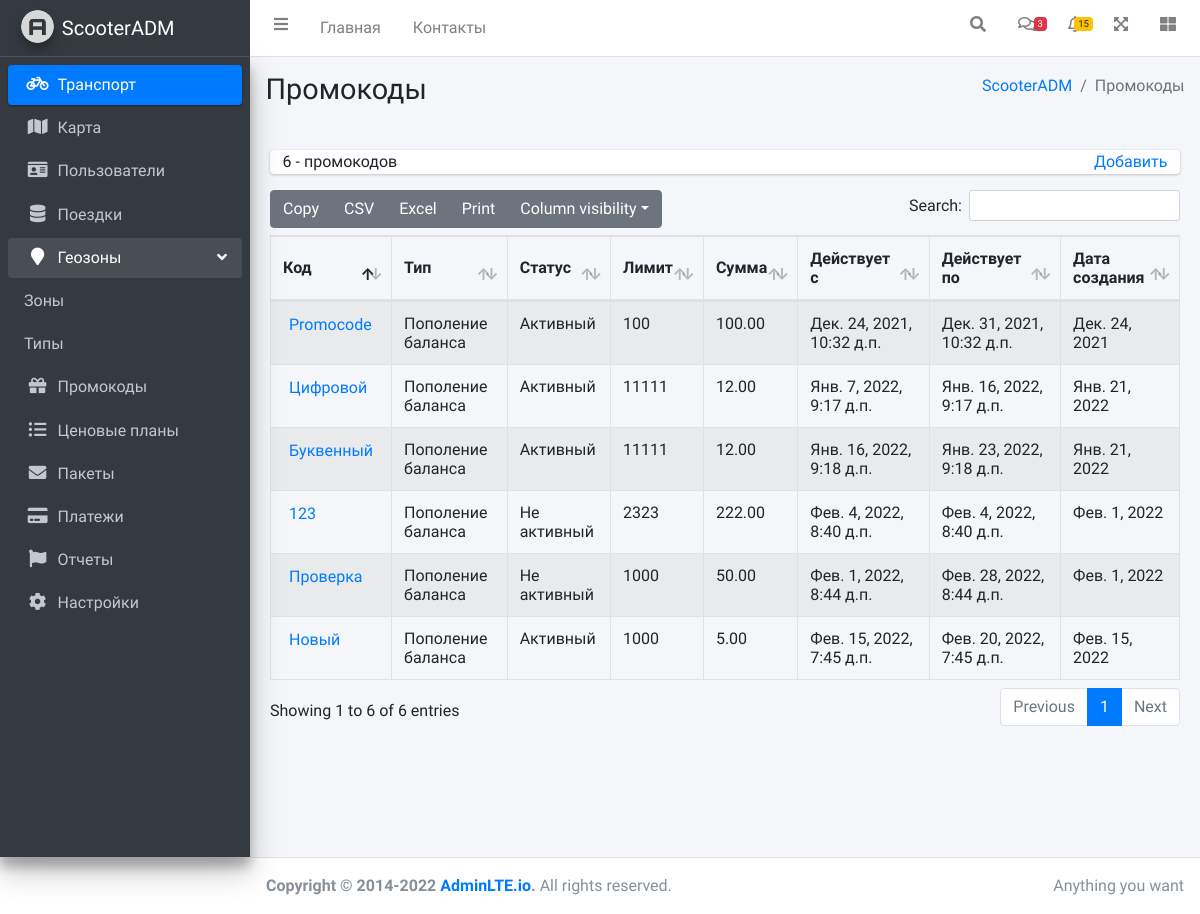
Screenshot of /promocodes.html with the database file from the repository.
### adm/models.py (models this page shows, shortened)
class PromoCodes(models.Model):
    id = models.IntegerField(primary_key=True, unique=True)
    NameOfPromoCode = models.CharField(max_length=30, null=True, verbose_name="Название промокода")
    TypeOfPromoCode = models.ForeignKey(TypesOfPromoCodes, on_delete=models.SET_NULL, null=True, verbose_name="Тип")
    StatusOfPromoCode = models.ForeignKey(StatusesOfPromoCodes, on_delete=models.SET_NULL, null=True, verbose_name="Статус")
    Limit = models.IntegerField(null=True, verbose_name="Лимит")
    Sum = models.DecimalField(max_digits=7, decimal_places=2, verbose_name="Сумма")
    StartOfActive = models.DateTimeField(auto_now=False, auto_now_add=False, verbose_name="Действует с")
    EndOfActive = models.DateTimeField(auto_now=False, auto_now_add=False, verbose_name="Действует по")
    DateOfCreation = models.DateField(auto_now=False, auto_now_add=True, verbose_name="Дата создания")

class TypesOfPromoCodes(models.Model):
    TypeOfPromoCode = models.CharField(max_length=30, null=True, verbose_name="Тип",unique=True)
    def __str__(self):
        return str(self.TypeOfPromoCode)

class StatusesOfPromoCodes(models.Model):
    StatusOfPromoCode = models.CharField(max_length=30, null=True, verbose_name="Статус",unique=True)
    def __str__(self):
        return str(self.StatusOfPromoCode)

### adm/views.py (the view, shortened to what this page needs)
# urls.py: path('promocodes.html', views.promocodes, name='promocodes'),
def promocodes(request):
    error = ''
    form = AddPromocodeForm()
    formForChange = ChangePromocodeForm()
    Promocodes = PromoCodes.objects.all()
    name = "Промокоды"
    summ = PromoCodes.objects.count()
    n = summ % 10
    if n == 0:
        nn = 'промокодов'
    elif n == 1:
        nn = 'промокод'
    elif (n >= 2 and n <= 4):
        nn = 'промокода'
    elif (5 <= n <= 10):
        nn = 'промокодов'
    else:
        nn = 'промокодов.'
    return render(request, 'adm/promocodes.html', {'form': form, 'formForChange':formForChange, 'summ': summ,
                                                   'nn': nn,'name': name, 'Promocodes': Promocodes,'error': error})

### adm/forms.py
class AddPromocodeForm(forms.ModelForm):
    class Meta:
        model = PromoCodes
        fields = ['NameOfPromoCode', 'TypeOfPromoCode', 'StatusOfPromoCode', 'Limit', 'Sum', 'StartOfActive', 'EndOfActive']
        widgets = {
            "NameOfPromoCode": TextInput(attrs={'style': 'width:100%'}),
            "TypeOfPromoCode": Select(attrs={'style': 'width:100%'}),
            "StatusOfPromoCode": Select(attrs={'style': 'width:100%'}),
            "Limit": TextInput(attrs={'style': 'width:100%'}),
            "Sum": TextInput(attrs={'style': 'width:100%'}),
            "StartOfActive": DateTimeInput(attrs={'style': 'display:none', 'id':'id_StartOfActive'}),
            "EndOfActive": DateTimeInput(attrs={'style': 'display:none; width:100%', 'id':'id_EndOfActive'}),
        }

class ChangePromocodeForm(forms.ModelForm):
    class Meta:
        model = PromoCodes
        fields = ['NameOfPromoCode', 'TypeOfPromoCode', 'StatusOfPromoCode', 'Limit', 'Sum', 'StartOfActive', 'EndOfActive']
        widgets = {
            "NameOfPromoCode": TextInput(attrs={'style': 'width:100%', 'id':'id_NameOfPromoCode_ForChange'}),
            "TypeOfPromoCode": Select(attrs={'style': 'width:100%', 'id':'id_TypeOfPromoCode_ForChange'}),
            "StatusOfPromoCode": Select(attrs={'style': 'width:100%', 'id':'id_StatusOfPromoCode_ForChange'}),
            "Limit": TextInput(attrs={'style': 'width:100%', 'id':'id_Limit_ForChange'}),
            "Sum": TextInput(attrs={'placeholder': 'Сумма','style': 'width:100%', 'id':'id_Sum_ForChange'}),
            "StartOfActive": DateTimeInput(attrs={'style': 'display:none', 'id':'id_StartOfActive_ForChange'}),
            "EndOfActive": DateTimeInput(attrs={'style': 'display:none; width:100%', 'id':'id_EndOfActive_ForChange'}),
        }

### adm/templatetags/customtags.py (called while the page is built)
@register.filter(name='StartOfActive',expects_localtime=True)
def DateStartOfActive(value):
    html_date = datetime.datetime.strftime(value, '%Y-%m-%dT%H:%M')
    return(html_date)

### templates/adm/promocodes.html (shortened to what this page needs)
{% extends 'adm/index.html' %}
{% load static %}
{% load customtags %}
{% load tz %}
{% block content_header %}
<div class="content-header">
      <div class="container-fluid">
        <div class="row mb-2">
          <div class="col-sm-6">
            <h1 class="m-0">{{name}}</h1>
          </div>
          <div class="col-sm-6">
            <ol class="breadcrumb float-sm-right">
              <li class="breadcrumb-item"><a href="#">{% block content_header_breadcrumb %}ScooterADM{% endblock %}</a></li>
              <li class="breadcrumb-item active">{{name}}</li>
            </ol>
          </div>
        </div>
      </div>
    </div>
{% endblock %}
{% block main_content.html %}
<div class="card-body">
  <div class="info-box" style="min-height: 0px; padding: 0.1rem;">
    <div class="info-box-content" >
      <table>
          <tr>
              <td><font style="text-align: left;">{{summ}} - {{nn}}
              </font></td>
              <td style="text-align: right;">
                  <a href="#popup">
                  Добавить
                  </a>
              </td>
          </tr>
      </table>
    </div>
  </div>
  <table id="example1" class="table table-bordered table-striped">
    <thead>
      <tr>
        <th>Код</th>
        <th>Тип</th>
        <th>Статус</th>
        <th>Лимит</th>
        <th>Сумма</th>
        <th>Действует с</th>
        <th>Действует по</th>
        <th>Дата создания</th>
      </tr>
    </thead>
    <tbody>
        {%for el in Promocodes %}
        <tr>
          <td>
              <button style="border-style: none;  background-color:inherit" onclick="popupPromocode('{{el.id}}','{{el.NameOfPromoCode}}',
               '{{el.TypeOfPromoCode.id}}', '{{el.StatusOfPromoCode.id}}','{{el.Limit}}','{{el.Sum}}', '{{el.StartOfActive|StartOfActive}}',
                '{{el.EndOfActive|StartOfActive}}', '{{el.DateOfCreation}}')" id="id_Button">
                <a href="#popupPromocode"  class="popup-link">{{el.NameOfPromoCode}}</a>
              </button>
          </td>
          <td>{{el.TypeOfPromoCode}}</td>
          <td>{{el.StatusOfPromoCode}}</td>
          <td>{{el.Limit}}</td>
          <td>{{el.Sum}}</td>
          <td>{{el.StartOfActive|localtime}}</td>
          <td>{{el.EndOfActive|utc}}</td>
          <td>{{el.DateOfCreation}}</td>
        </tr>
        {% endfor%}
    </tbody>
  </table>
</div>
{% endblock %}

### rows the page displays
PromoCodes: NameOfPromoCode "Promocode", TypeOfPromoCode "Пополение баланса", StatusOfPromoCode "Активный", Limit "100", Sum "100.00", StartOfActive "Дек. 24, 2021, 10:32 д.п.", EndOfActive|utc "Дек. 31, 2021, 10:32 д.п.", DateOfCreation "Дек. 24, 2021"
PromoCodes: NameOfPromoCode "Цифровой", TypeOfPromoCode "Пополение баланса", StatusOfPromoCode "Активный", Limit "11111", Sum "12.00", StartOfActive "Янв. 7, 2022, 9:17 д.п.", EndOfActive|utc "Янв. 16, 2022, 9:17 д.п.", DateOfCreation "Янв. 21, 2022"
PromoCodes: NameOfPromoCode "Буквенный", TypeOfPromoCode "Пополение баланса", StatusOfPromoCode "Активный", Limit "11111", Sum "12.00", StartOfActive "Янв. 16, 2022, 9:18 д.п.", EndOfActive|utc "Янв. 23, 2022, 9:18 д.п.", DateOfCreation "Янв. 21, 2022"
PromoCodes: NameOfPromoCode "123", TypeOfPromoCode "Пополение баланса", StatusOfPromoCode "Не активный", Limit "2323", Sum "222.00", StartOfActive "Фев. 4, 2022, 8:40 д.п.", EndOfActive|utc "Фев. 4, 2022, 8:40 д.п.", DateOfCreation "Фев. 1, 2022"
PromoCodes: NameOfPromoCode "Проверка", TypeOfPromoCode "Пополение баланса", StatusOfPromoCode "Не активный", Limit "1000", Sum "50.00", StartOfActive "Фев. 1, 2022, 8:44 д.п.", EndOfActive|utc "Фев. 28, 2022, 8:44 д.п.", DateOfCreation "Фев. 1, 2022"
PromoCodes: NameOfPromoCode "Новый", TypeOfPromoCode "Пополение баланса", StatusOfPromoCode "Активный", Limit "1000", Sum "5.00", StartOfActive "Фев. 15, 2022, 7:45 д.п.", EndOfActive|utc "Фев. 20, 2022, 7:45 д.п.", DateOfCreation "Фев. 15, 2022"

### other values shown
{{ name }} "Промокоды"
{{ summ }} "6"
{{ nn }} "промокодов"
